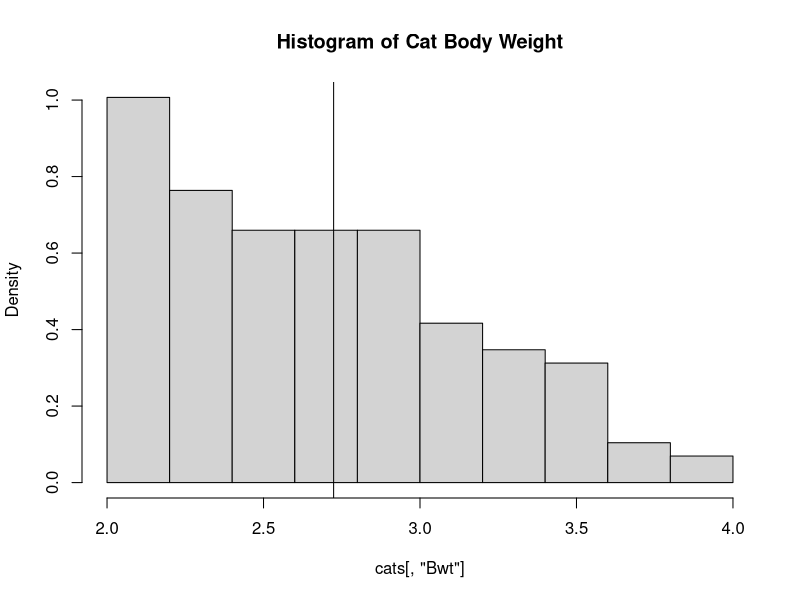
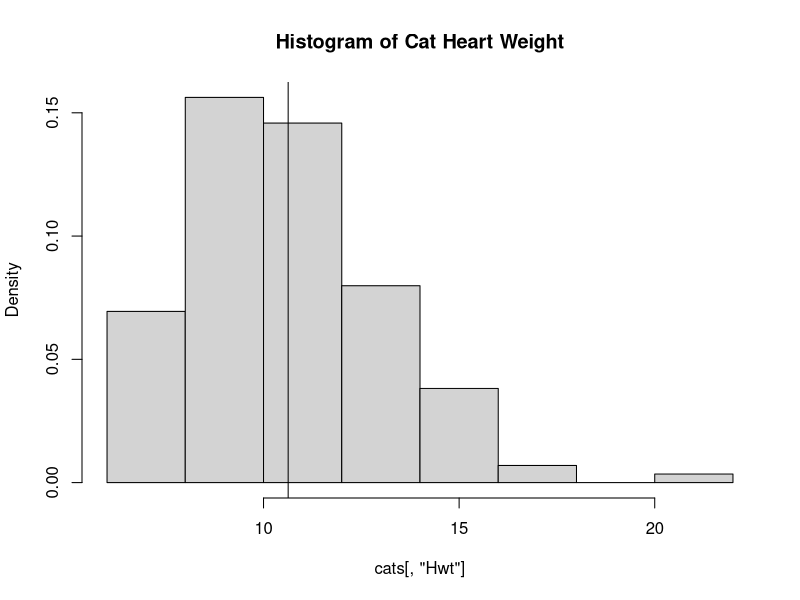
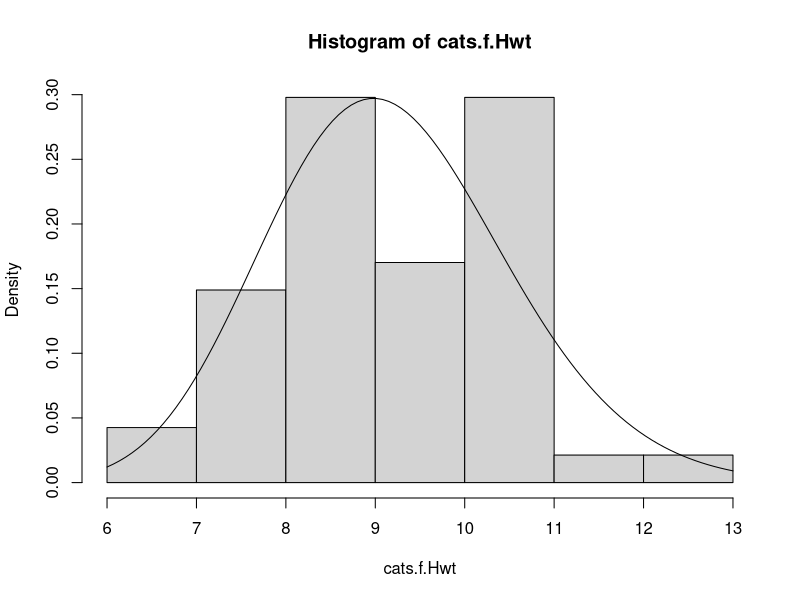
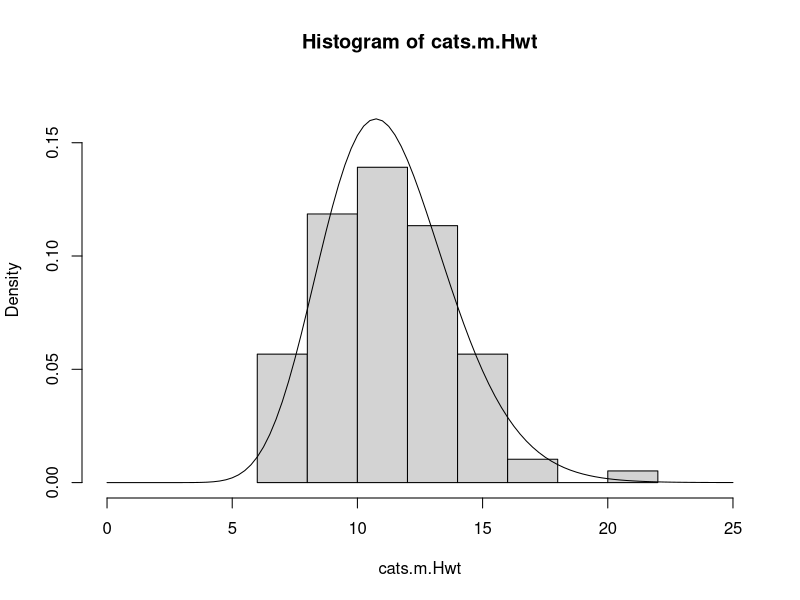

Reproduce these figures in R, in order.
## ---- chunk 1
library(MASS)
data(cats)
summary(cats)
## ---- chunk 2
hist(cats[,"Bwt"], probability = TRUE, main = "Histogram of Cat Body Weight")
abline(v=2.724)

hist(cats[,"Hwt"], probability = TRUE, main = "Histogram of Cat Heart Weight")
abline(v=10.63)
## ---- chunk 3
fake.mean <- 10
fake.var <- 8
a <- fake.mean^2 / fake.var
a
s <- fake.var / fake.mean
s
expected.value <- a*s
expected.value
variance <- a*(s^2)
variance
## ---- chunk 4
options(digits=4)
mean(cats[,"Hwt"])
options(digits=3)
sd(cats[,"Hwt"])
var(cats[,"Hwt"])
a <- mean(cats[,"Hwt"])^2 / var(cats[,"Hwt"])
options(digits=4)
a
s <- var(cats[,"Hwt"]) / mean(cats[,"Hwt"])
options(digits=2)
s
## ---- chunk 5
stats <- c(0,0)
names(stats) <- c("Mean", "Variance")
cat.stats <- function(wt) {
  stats[1] <- mean(wt)
  stats[2] <- var(wt)
  return(stats)
}
options(digits = 3)
cat.stats(cats[,"Hwt"])
## ---- chunk 6
estimates <- c(0,0)
names(estimates) <- c("a", "s")
gamma.cat <- function(wt) {
  estimates[1] <- mean(wt)^2 / var(wt)
  estimates[2] <- var(wt) / mean(wt)
  return(estimates)
}
options(digits = 2)
gamma.cat(cats[,"Hwt"])
## ---- chunk 7
# Male cats
cats.m.Hwt <- cats[cats$Sex=="M", "Hwt"]
gamma.cat(cats.m.Hwt)

# Female cats
cats.f.Hwt <- cats[cats$Sex=="F", "Hwt"]
gamma.cat(cats.f.Hwt)
## ---- chunk 8
hist(cats.f.Hwt, probability = TRUE)
curve(dgamma(x, shape=45.9, scale=0.2), add = TRUE)
## ---- chunk 9
hist(cats.m.Hwt, probability = TRUE, ylim = c(0,0.17), xlim = c(0,25))
curve(dgamma(x, shape=19.84, scale = 0.57), add = TRUE)
